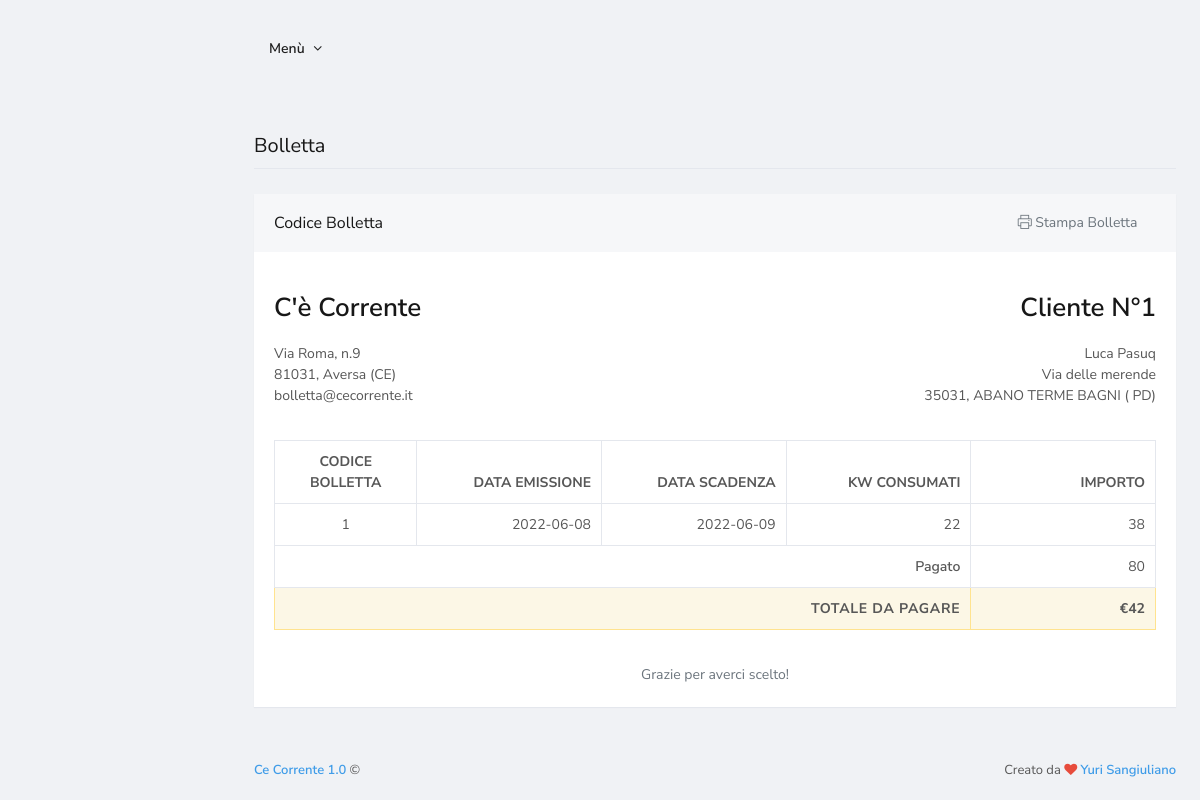
The app's page /src/StampaFattura.php?id=1 (signed in) with its own data.
### tables this page shows
CREATE TABLE `cliente` (
  `CodCliente` int(11) NOT NULL,
  `IndirizzoFiscale` varchar(255) NOT NULL,
  `Telefono` int(11) NOT NULL,
  `Cognome` varchar(255) DEFAULT NULL,
  `NomeReferente` varchar(255) DEFAULT NULL,
  `RagioneSociale` varchar(255) DEFAULT NULL,
  `CognomeReferente` varchar(255) DEFAULT NULL,
  `EmailPec` varchar(255) NOT NULL,
  `Tipo` text NOT NULL,
  `Nome` varchar(255) DEFAULT NULL,
  `Password` varchar(255) NOT NULL,
  `CodComune` int(11) NOT NULL
);

CREATE TABLE `comuni` (
  `CodComune` int(11) NOT NULL,
  `CAP` int(11) NOT NULL,
  `Comune` varchar(100) NOT NULL,
  `Provincia` text NOT NULL,
  `Regione` varchar(21) NOT NULL
);

CREATE TABLE `bolletta` (
  `CodiceBolletta` int(11) NOT NULL,
  `DataEmissione` date NOT NULL,
  `DataScadenza` date NOT NULL,
  `KWConsumati` double NOT NULL,
  `Importo` decimal(10,0) NOT NULL,
  `CodC` int(11) NOT NULL
);

CREATE TABLE `pagamento` (
  `CodPagamento` int(11) NOT NULL,
  `ImportoSaldato` decimal(10,0) NOT NULL,
  `CodiceTransazione` int(11) NOT NULL,
  `CodiceBolletta` int(11) NOT NULL
);

### src/inc/_global/config.php (called while the page is built, shortened)
<?php
require 'inc/_classes/Template.php';
$cb                             = new Template('Ce Corrente', '1.0', 'assets');

### src/inc/backend/config.php (called while the page is built, shortened)
<?php
$cb->inc_header                 = 'inc/backend/views/inc_header.php';
$cb->inc_footer                 = 'inc/backend/views/inc_footer.php';

### src/assets/php/sessioni.php (called while the page is built, shortened)
<?php
if(isset($_SESSION['MatricolaD']))
{
    $matricolaD=$_SESSION['MatricolaD'];
    $tipo=$_SESSION['TipoUser'];
}
elseif(!isset($_SESSION['CodiceCliente']))
{
   header("Location: index.php");
}
elseif (isset($_SESSION['CodiceCliente']))
{
   $CodiceCliente=$_SESSION['CodiceCliente'];
}
?>

### src/StampaFattura.php (the view, shortened to what this page needs)
<?php require 'assets/php/sessioni.php'; ?>
<?php require 'inc/_global/config.php'; ?>
<?php require 'inc/backend/config.php'; ?>
<?php require 'inc/_global/views/head_start.php'; ?>
<?php require 'inc/_global/views/head_end.php'; ?>
<?php require 'inc/_global/views/page_start.php'; ?>
<div class="content">
  <h2 class="content-heading d-print-none">
    Bolletta
  </h2>
  <div class="block">
    <div class="block-header block-header-default">
      <h3 class="block-title">Codice Bolletta</h3>
      <div class="block-options">
        <button type="button" class="btn-block-option" onclick="Codebase.helpers('print-page');">
          <i class="si si-printer"></i> Stampa Bolletta
        </button>
        <button type="button" class="btn-block-option" data-toggle="block-option" data-action="fullscreen_toggle"></button>
      </div>
    </div>
    <div class="block-content">
      <div class="row my-20">
        <div class="col-6">
          <p class="h3">C'è Corrente</p>
          <address>
            Via Roma, n.9 <br>
            81031, Aversa (CE) <br>
            bolletta@cecorrente.it
          </address>
        </div>
        <div class="col-6 text-right">
<?php
$sql = "SELECT cliente.CodCliente,cliente.IndirizzoFiscale,comuni.CAP,comuni.Comune,comuni.Provincia,cliente.Nome,cliente.Cognome,RagioneSociale FROM cliente INNER JOIN comuni ON CodCliente= '$CodiceCliente' GROUP BY CodCliente;";
$risultato = mysqli_query($connessione,$sql);
while($riga=mysqli_fetch_array($risultato))
{
    echo "
         <address>
           <p class='h3'>Cliente N°".$riga['CodCliente']."</p>
           ".$riga['Nome']."
                 ".$riga['Cognome']."
                 ".$riga['RagioneSociale']."<br>
                 ".$riga['IndirizzoFiscale']."<br>
                   ".$riga['CAP'].",
                   ".$riga['Comune']." (
                    ".$riga['Provincia'].")<br>
           </address>";
}
?>
        </div>
      </div>
      <div class="table-responsive push">
        <table class="table table-bordered table-hover">
          <thead>
            <tr>
              <th class="text-center" style="width: 60px;">Codice Bolletta</th>
              <th class="text-right" style="width: 120px;">Data Emissione</th>
              <th class="text-right" style="width: 120px;">Data Scadenza</th>
              <th class="text-right" style="width: 120px;">Kw Consumati</th>
              <th class="text-right" style="width: 120px;">Importo</th>
            </tr>
          </thead>
          <tbody>
<?php
$id=$_GET['id'];
$sql = "SELECT * FROM bolletta WHERE CodiceBolletta='$id'";
$risultato = mysqli_query($connessione,$sql);
while($riga=mysqli_fetch_array($risultato))
{
    echo "
         <tr>
                <td class='text-center'>".$riga['CodiceBolletta']."</td>
                <td class='text-right'>".$riga['DataEmissione']."</td>
                 <td class='text-right'>".$riga['DataScadenza']."</td>
                <td class='text-right'>".$riga['KWConsumati']."</td>
                 <td class='text-right'>".$riga['Importo']."</td>
          </tr>";
    $Importo=$riga['Importo'];
}
$sql = "SELECT importoSaldato FROM pagamento WHERE CodiceBolletta ='$id'";
            $risultato=mysqli_query($connessione,$sql);
            $riga=mysqli_fetch_array($risultato);
                ($ImportoSaldato= $riga['importoSaldato']);
            $tot=$ImportoSaldato-$Importo;
?>
            <tr>
              <td colspan="4" class="font-w600 text-right">Pagato</td>
              <td class="text-right"><?php echo($ImportoSaldato)?></td>
            </tr>
            <tr class="table-warning">
              <td colspan="4" class="font-w700 text-uppercase text-right">Totale da pagare</td>
              <td class="font-w700 text-right">€<?php echo($tot)?></td>
            </tr>
          </tbody>
        </table>
      </div>
      <p class="text-muted text-center">Grazie per averci scelto!</p>
    </div>
  </div>
</div>
<?php require 'inc/_global/views/page_end.php'; ?>
<?php require 'inc/_global/views/footer_end.php'; ?>

### src/inc/_global/views/head_start.php (shortened to what this page needs)
<!doctype html>
<html lang="it">
  <head>

### src/inc/_global/views/head_end.php (shortened to what this page needs)
<link rel="stylesheet" id="css-main" href="<?php echo $cb->assets_folder; ?>/css/codebase.min.css">
</head>
<body>

### src/inc/_global/views/page_start.php (shortened to what this page needs)
<div id="page-container"<?php $cb->page_classes(); ?>>
<?php
if (isset($cb->inc_header) && $cb->inc_header) {
  include($cb->inc_header);
}
?>
  <main id="main-container">

### src/inc/_classes/Template.php (shortened to what this page needs)
<?php
class Template {
  public $name = '',
          $version = '',
          $author = '',
          $robots = '',
          $title = '',
          $description = '',
          $og_url_site = '',
          $og_url_image = '',
          $assets_folder = '',
          $main_nav = array(),
          $main_nav_active = '',
          $theme = '',
          $cookies,
          $google_maps_api_key,
          $l_rtl,
          $l_sidebar_left,
          $l_sidebar_mini,
          $l_sidebar_visible_desktop,
          $l_sidebar_visible_mobile,
          $l_sidebar_inverse,
          $l_side_overlay_hoverable,
          $l_side_overlay_visible,
          $l_page_overlay,
          $l_side_scroll,
          $l_header_fixed,
          $l_header_style,
          $l_m_content,
          $inc_side_overlay,
          $inc_sidebar,
          $inc_header,
          $inc_footer;
  public function __construct($name = '', $version = '', $assets_folder = '') {
    $this->name = $name;
    $this->version = $version;
    $this->assets_folder = $assets_folder;
  }
  public function page_classes($print = true) {
    if ($this->inc_sidebar) {
      if ($this->l_sidebar_visible_desktop) {
        $this->page_classes .= ' sidebar-o';
      }
    }
    if ($this->inc_sidebar || $this->inc_side_overlay) {
      if ($this->l_side_scroll) {
        $this->page_classes .= ' side-scroll';
      }
    }
    if ($this->inc_header) {
      if ($this->l_header_style == 'modern') {
        $this->page_classes .= ' page-header-modern';
      } else if ($this->l_header_style == 'inverse') {
        $this->page_classes .= ' page-header-inverse';
      } else if ($this->l_header_style == 'glass') {
        $this->page_classes .= ' page-header-glass';
      } else if ($this->l_header_style == 'glass-inverse') {
        $this->page_classes .= ' page-header-glass page-header-inverse';
      }
    }
    if ($this->l_m_content == 'boxed') {
      $this->page_classes .= ' main-content-boxed';
    } else if ($this->l_m_content == 'narrow') {
      $this->page_classes .= ' main-content-narrow';
    }
    if ($this->page_classes) {
      if ($print) {
        echo ' class="' . trim($this->page_classes) . '"';
      } else {
        return trim($this->page_classes);
      }
    } else {
      return false;
    }
  }
}

### src/inc/backend/views/inc_header.php (shortened to what this page needs)
<header id="page-header">
  <div class="content-header">
    <div class="content-header-section">
    <div class="content-header-section">
      <div class="btn-group" role="group">
        <button type="button" class="btn btn-rounded btn-dual-secondary" id="page-header-user-dropdown" data-toggle="dropdown" aria-haspopup="true" aria-expanded="false">
          <span class="d-none d-sm-inline-block">Menù</span>
          <i class="fa fa-angle-down ml-5"></i>
        </button>
      </div>
    </div>
  </div>
</div>
</header>

### src/inc/_global/views/page_end.php (shortened to what this page needs)
</main>
<?php
if (isset($cb->inc_footer) && $cb->inc_footer) {
  include($cb->inc_footer);
}
?>
</div>

### src/inc/backend/views/inc_footer.php (shortened to what this page needs)
<footer id="page-footer">
  <div class="content py-20 font-size-sm clearfix">
    <div class="float-right">
      Creato da <i class="fa fa-heart text-pulse"></i> <a class="font-w600" href="" target="_blank">Yuri Sangiuliano</a>
    </div>
    <div class="float-left">
      <a class="font-w600" href="" target="_blank"><?php echo $cb->name . ' ' . $cb->version; ?></a> &copy; <span class="js-year-copy"></span>
    </div>
  </div>
</footer>

### src/inc/_global/views/footer_end.php (shortened to what this page needs)
</body>
</html>

### records on screen
cliente: CodCliente "1", Nome "Luca", Cognome "Pasuq", IndirizzoFiscale "Via delle merende", CodComune.CAP "35031", CodComune.Comune "ABANO TERME BAGNI", CodComune.Provincia "PD"
bolletta: CodiceBolletta "1", DataEmissione "2022-06-08", DataScadenza "2022-06-09", KWConsumati "22", Importo "38"
pagamento: ImportoSaldato "80", ImportoSaldato.Importo "42"

### other values on screen
$cb->name "Ce Corrente"
$cb->version "1.0"
